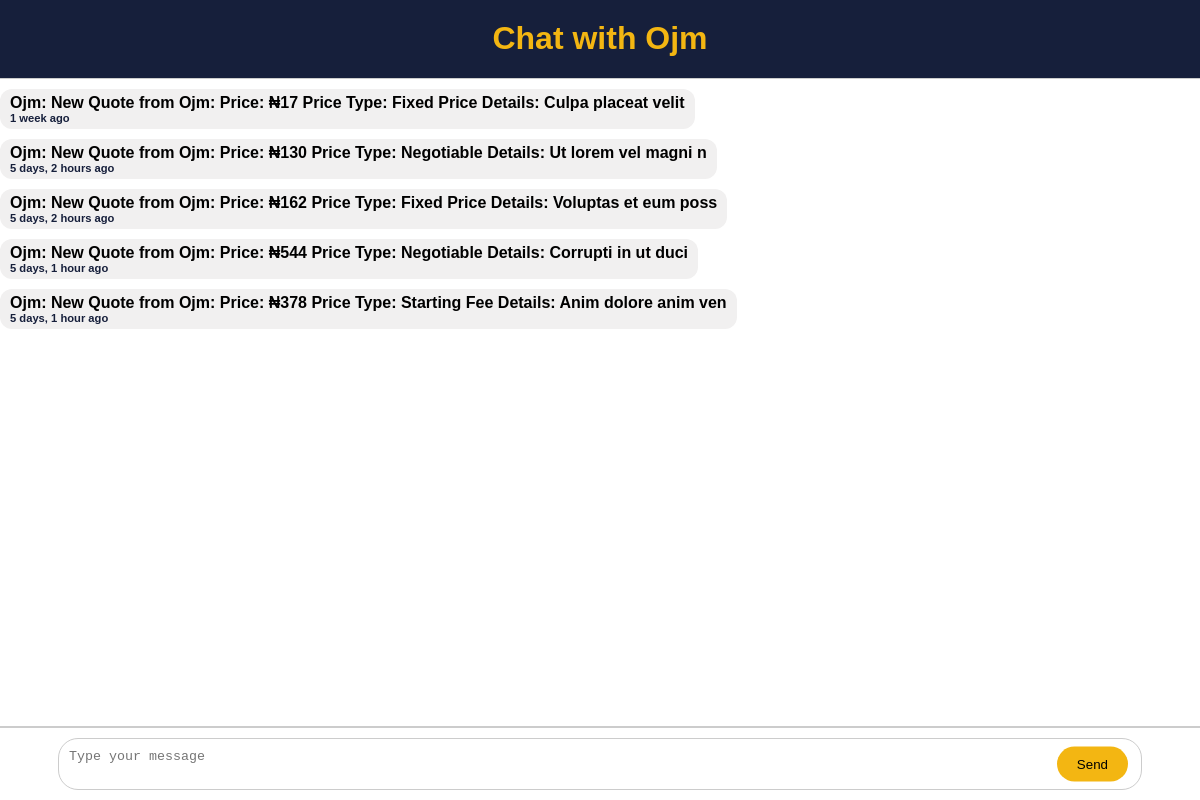
/chat/chat/conversation/PjDrOJdfL7/ (signed in), run on the app's committed database.
### userauth/models.py (models this page shows, shortened)
class User(AbstractUser):
    email = models.EmailField(unique=True)
    first_name = models.CharField(max_length=150, blank=True)
    last_name = models.CharField(max_length=150, blank=True)
    phone_number = models.CharField(max_length=25, blank=True)
    whatsapp_number = models.CharField(max_length=25, blank=True)
    USERNAME_FIELD = 'email'
    REQUIRED_FIELDS = ['username']

### chatapp/models.py (models this page shows)
class Message(models.Model):
    sender = models.ForeignKey(User, on_delete=models.CASCADE)
    content = models.TextField()
    conversation = models.ForeignKey(Conversation, on_delete=models.CASCADE, related_name='messages')
    timestamp = models.DateTimeField(auto_now_add=True)

### chatapp/views.py (the view)
# urls.py: path('chat/conversation/<str:conversation_id>/', views.chat_conversation, name='chat_conversation'),
@login_required
def chat_conversation(request, conversation_id):
    conversation = get_object_or_404(Conversation, conversation_id=conversation_id)
    if request.user not in conversation.participants.all():
        return HttpResponseForbidden("You are not a participant of this conversation.")
    return render_conversation(request, conversation)

### chatapp/views.py (called while the page is built)
def render_conversation(request, conversation):
    messages = conversation.messages.all()
    other_user = conversation.participants.exclude(id=request.user.id).first()
    context = {
        'conversation': conversation,
        'messages': messages,
        'other_user': other_user
    }
    return render(request, 'chat.html', context)

### templates/chat.html (shortened to what this page needs)
{%load static%}
<!DOCTYPE html>
<html lang="en">
<head>
</head>
<body>
    <h1>Chat with {{ other_user.username }}</h1>
    <div id="chat-box">
        {% for message in messages %}
            {% if message.sender == request.user %}
                <div class="message you">
                    <strong>You:</strong> {{ message.content }} <br>
                    <small>{{ message.timestamp|timesince }} ago</small>
                </div>
            {% else %}
                <div class="message other">
                    <strong>{{ other_user.username }}:</strong> {{ message.content }} <br>
                    <small>{{ message.timestamp|timesince }} ago</small>
                </div>
            {% endif %}
        {% endfor %}
    </div>
    <div class="chat-input">
        <textarea id="message-input" placeholder="Type your message"></textarea>
        <button id="send-button">Send</button>
    </div>
</body>
</html>

### templates/chat.html (style rules this page uses)
:root { --main-color-one: rgb(243, 182, 18); --main-color-two: rgb(22, 31, 59); }
body { font-family: Arial, sans-serif; margin: 0; padding: 0; display: flex; flex-direction: column; align-items: center; background-color: var(--main-color-two); color: white; height: 100vh; overflow: hidden; }
h1 { margin-top: 20px; color: var(--main-color-one); }
#chat-box { width: 100%; height: calc(100vh - 140px); background-color: #fff; border: 1px solid #ccc; border-radius: 8px; padding: 10px; overflow-y: auto; display: flex; flex-direction: column; }
.message { margin-bottom: 10px; padding: 5px 10px; border-radius: 12px; max-width: 80%; display: inline-block; position: relative; word-wrap: break-word; font-weight: 600; }
.message.other { background-color: #f1f0f0; align-self: flex-start; text-align: left; color: black; }
.message small { display: block; font-size: 0.7em; color: var(--main-color-two); }
.chat-input { width: 100%; display: flex; align-items: center; padding: 10px; background-color: white; border-top: 1px solid #ccc; box-sizing: border-box; position: relative; }
#message-input { width: 90%; padding: 10px; margin: auto; border: 1px solid #ccc; border-radius: 20px; resize: none; }
#send-button { position: absolute; right: 6%; bottom: 50%; transform: translateY(50%); padding: 10px 20px; border: none; border-radius: 20px; background-color: var(--main-color-one); color: black; cursor: pointer; }

### data on the page
User: username "Ojm"
Message: content "New Quote from Ojm: Price: ₦17 Price Type: Fixed Price Details: Culpa placeat velit", timestamp "1 week"
Message: content "New Quote from Ojm: Price: ₦130 Price Type: Negotiable Details: Ut lorem vel magni n", timestamp "5 days, 2 hours"
Message: content "New Quote from Ojm: Price: ₦162 Price Type: Fixed Price Details: Voluptas et eum poss", timestamp "5 days, 2 hours"
Message: content "New Quote from Ojm: Price: ₦544 Price Type: Negotiable Details: Corrupti in ut duci", timestamp "5 days, 1 hour"
Message: content "New Quote from Ojm: Price: ₦378 Price Type: Starting Fee Details: Anim dolore anim ven", timestamp "5 days, 1 hour"
